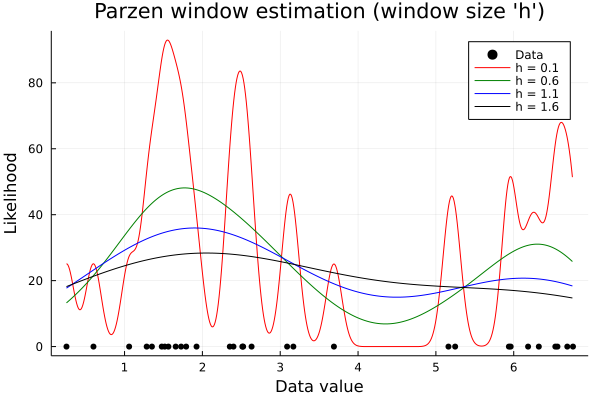

Julia code for this plot:

using Plots

include("../src/parzenwindow.jl")

# Data generation
data1 = ones(20)*2+randn(20)
data2 = ones(10)*6+randn(10)
data = vcat(data1, data2)
data = reshape(data, (1, size(data)[1]))

# Plot data
plt = plot(title = "Parzen window estimation (window size 'h')", xlabel="Data value", ylabel="Likelihood")
scatter!(data1, zeros(20), color="black", label="Data")
scatter!(data2, zeros(10), color="black", label = "")

# Plot parzen window function
colors = ["red", "green", "blue", "black"]
kernel(x) = k(x)
for step in 0.1:0.5:1.6
    Y = []
    model(x) = create_parzen_window(step, data, kernel, x)
    for i in minimum(data):0.01:maximum(data)
        append!(Y, model(Vector{Float64}([i])))
    end
    plot!(plt, minimum(data):0.01:maximum(data), Y, color=colors[Int((step+0.4)*2)], label=string("h = ", string(step)))
end
plt
